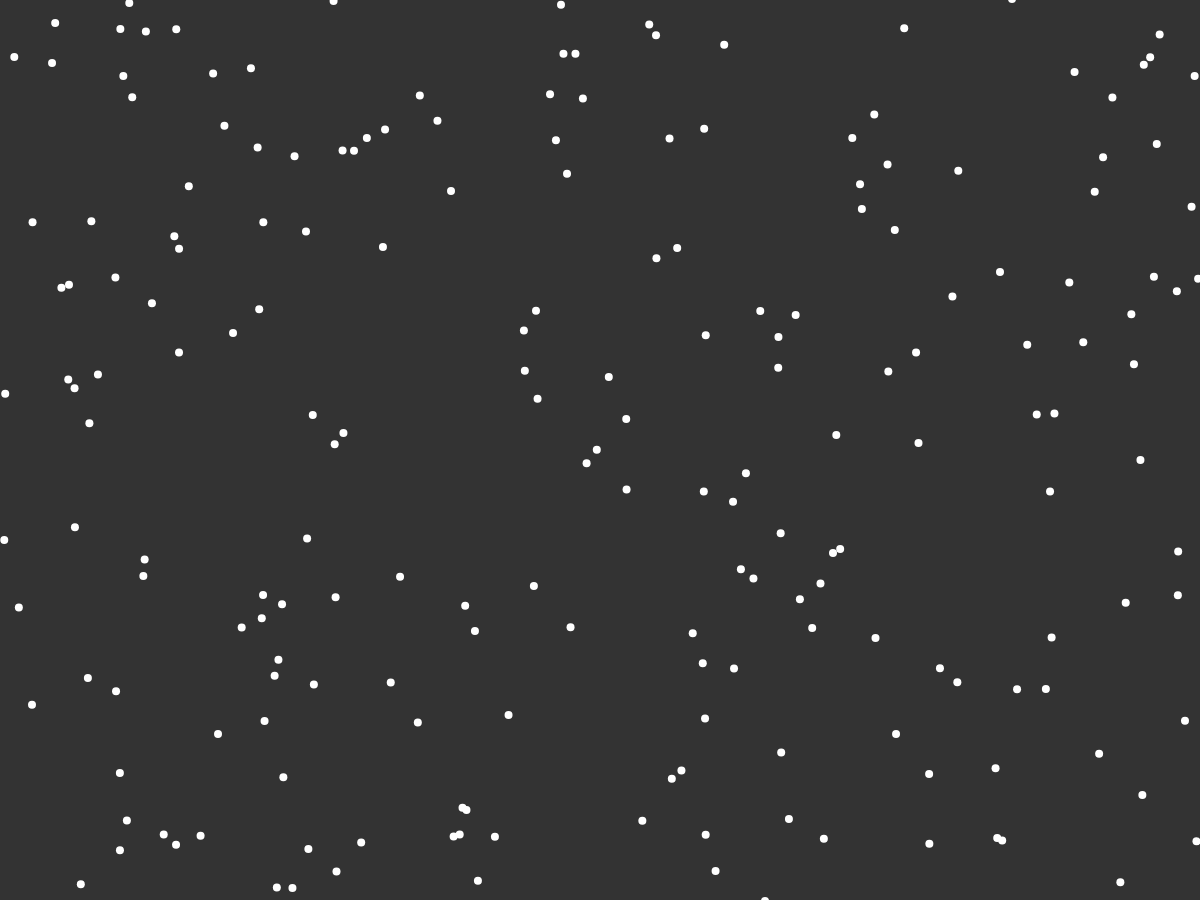
Frame 1 (no input)
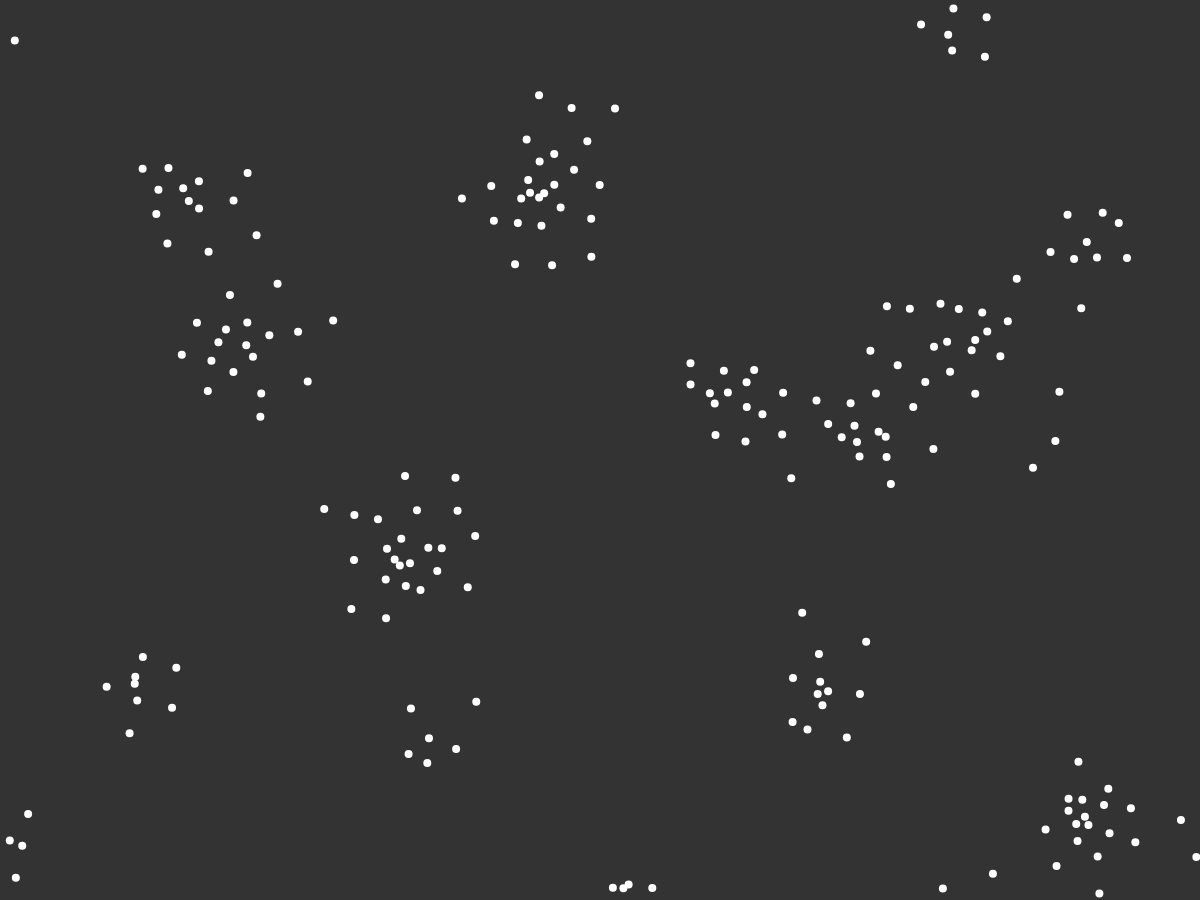
Frame 60 (no input)
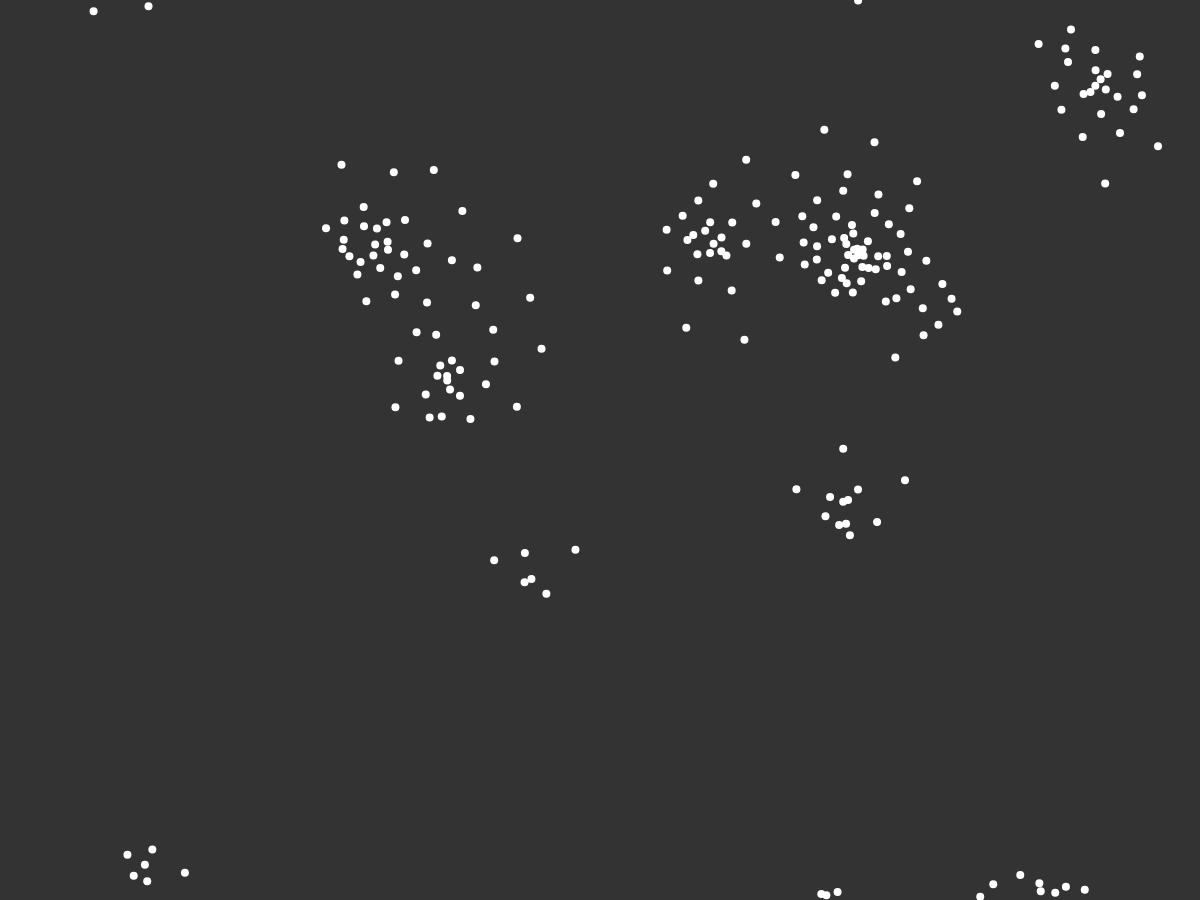
Frame 120 (the mouse pressed at the canvas centre since frame 60)

The p5.js sketch that drew these frames (run headless with seeded random() and noise() and a simulated clock; from frame 60 on, the mouse is pressed at the canvas centre):

// p5.js sketch
// ── sketch.js
const flock = [];

let alignSlider, cohesionSlider, separationSlider;

function setup() {
    createCanvas(window.innerWidth, window.innerHeight - 100);
    alignSlider = createSlider(0, 2, 1, 0.1);
    cohesionSlider = createSlider(0, 2, 1, 0.1);
    separationSlider = createSlider(0, 2, 1, 0.1);
    for (let i = 0; i < 200; i++) {
        flock.push(new Boid());
    }
}

function draw() {
    background(51);
    for (let boid of flock) {
        boid.edges();
        boid.flock(flock);
        boid.update();
        boid.show();
    }
}

// ── boid.js
class Boid {
    constructor() {
        this.position = createVector(random(width), random(height));
        this.velocity = p5.Vector.random2D();
        this.velocity.setMag(random(2, 4));
        this.acceleration = createVector();
        this.maxForce = 1;
        this.maxSpeed = 4;
    }

    edges() {
        if (this.position.x > width) {
            this.position.x = 0;
        } else if (this.position.x < 0) {
            this.position.x = width;
        }
        if (this.position.y > height) {
            this.position.y = 0;
        } else if (this.position.y < 0) {
            this.position.y = height;
        }
    }

    align(boids) {
        let perceptionRadius = 50;
        let steering = createVector();
        let total = 0;
        for (let other of boids) {
            let d = dist(
                this.position.x,
                this.position.y,
                other.position.x,
                other.position.y
            );
            if (other != this && d < perceptionRadius) {
                steering.add(other.velocity);
                total++;
            }
        }
        if (total > 0) {
            steering.div(total);
            steering.setMag(this.maxSpeed);
            steering.sub(this.velocity);
            steering.limit(this.maxForce);
        }
        return steering;
    }

    separation(boids) {
        let perceptionRadius = 50;
        let steering = createVector();
        let total = 0;
        for (let other of boids) {
            let d = dist(
                this.position.x,
                this.position.y,
                other.position.x,
                other.position.y
            );
            if (other != this && d < perceptionRadius) {
                let diff = p5.Vector.sub(this.position, other.position);
                diff.div(d * d);
                steering.add(diff);
                total++;
            }
        }
        if (total > 0) {
            steering.div(total);
            steering.setMag(this.maxSpeed);
            steering.sub(this.velocity);
            steering.limit(this.maxForce);
        }
        return steering;
    }

    cohesion(boids) {
        let perceptionRadius = 100;
        let steering = createVector();
        let total = 0;
        for (let other of boids) {
            let d = dist(
                this.position.x,
                this.position.y,
                other.position.x,
                other.position.y
            );
            if (other != this && d < perceptionRadius) {
                steering.add(other.position);
                total++;
            }
        }
        if (total > 0) {
            steering.div(total);
            steering.sub(this.position);
            steering.setMag(this.maxSpeed);
            steering.sub(this.velocity);
            steering.limit(this.maxForce);
        }
        return steering;
    }

    flock(boids) {
        let alignment = this.align(boids);
        let cohesion = this.cohesion(boids);
        let separation = this.separation(boids);

        alignment.mult(alignSlider.value());
        cohesion.mult(cohesionSlider.value());
        separation.mult(separationSlider.value());

        this.acceleration.add(alignment);
        this.acceleration.add(cohesion);
        this.acceleration.add(separation);
    }

    update() {
        this.position.add(this.velocity);
        this.velocity.add(this.acceleration);
        this.velocity.limit(this.maxSpeed);
        this.acceleration.mult(0);
    }

    show() {
        strokeWeight(8);
        stroke(255);
        point(this.position.x, this.position.y);
    }
}
